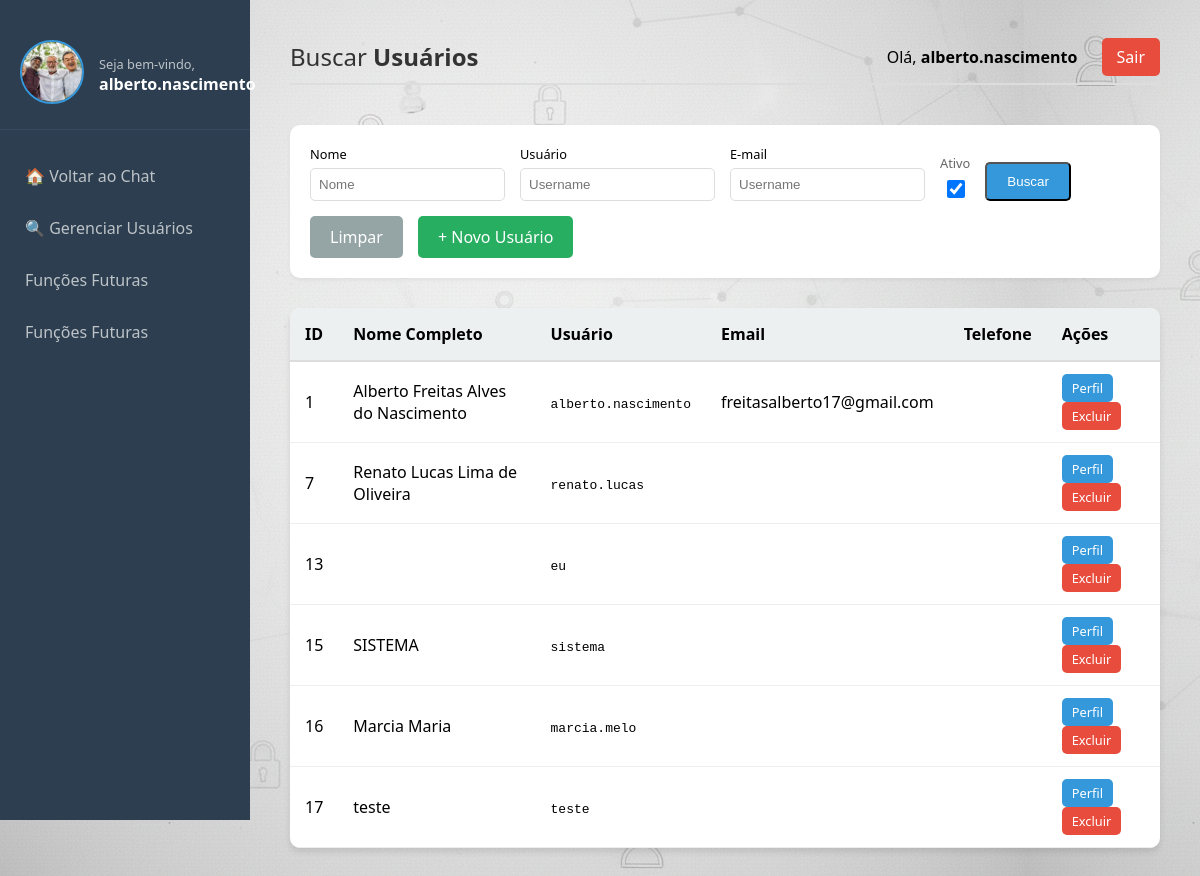
The page /twoway/pages/search_users/index.php (signed in) on the database as committed earlier.
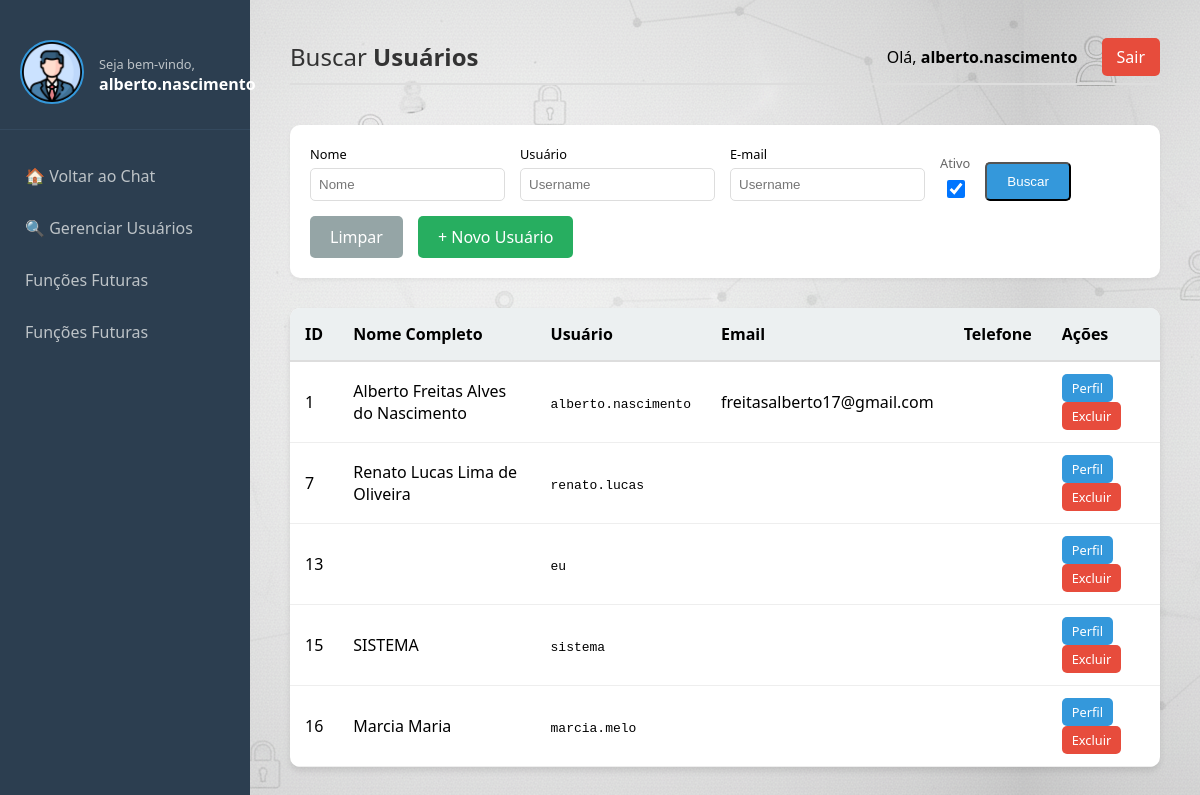
The same page on the database as committed later.
### tables this page shows
CREATE TABLE `usuarios` (
  `id` int(11) NOT NULL AUTO_INCREMENT,
  `nome_completo` varchar(255) NOT NULL,
  `username` varchar(50) NOT NULL,
  `email` varchar(100) DEFAULT NULL,
  `telefone` varchar(20) DEFAULT NULL,
  `password_hash` varchar(255) NOT NULL,
  `nivel_acesso` enum('admin','usuario') DEFAULT 'usuario',
  `status` tinyint(1) DEFAULT 1,
  `data_cadastro` timestamp NOT NULL DEFAULT current_timestamp(),
  `profile_pic` varchar(255) DEFAULT NULL,
  `usuario_criador` int(11) DEFAULT NULL,
  PRIMARY KEY (`id`),
  UNIQUE KEY `username` (`username`),
  UNIQUE KEY `email` (`email`),
  KEY `usuarios_usuarios_FK` (`usuario_criador`),
  CONSTRAINT `usuarios_usuarios_FK` FOREIGN KEY (`usuario_criador`) REFERENCES `usuarios` (`id`)
);

### twoway/pages/search_users/index.php (the view, shortened to what the changed rows need)
<?php
include '../../engine/config.php';
$user_id = $_SESSION['user_id'];
$query_user = "SELECT profile_pic FROM usuarios WHERE id = ?";
$stmt = $conn->prepare($query_user);
$stmt->bind_param("i", $user_id);
$stmt->execute();
$res_user = $stmt->get_result();
$usuario = $res_user->fetch_assoc();
$where = "WHERE 1=1";
$sql = "SELECT id, nome_completo, username, email, telefone FROM usuarios $where";
$result = $conn->query($sql);
?>
<!DOCTYPE html>
<html lang="pt-BR">
<head>
    <link rel="stylesheet" href="../../styles/search_users/styles.css">
    <link rel="stylesheet" href="../../styles/minimo.css">
</head>
<body>
    <div class="sidebar">
        <div class="profile clearfix">
                <div id="perfil-user">
                    <img src="../../<?php echo $usuario['profile_pic']; ?>">
                </div>
                <div class="profile_info">
                    <h2><?php echo $_SESSION['username']; ?></h2>
                </div>
        </div>
    </div>
    <div class="main-content">
        <div style="background: white; border-radius: 10px; box-shadow: 0 4px 6px rgba(0,0,0,0.1); overflow: hidden;">
            <table style="width: 100%; border-collapse: collapse;">
                <thead>
                    <tr style="background-color: #ecf0f1; border-bottom: 2px solid #ddd;">
                        <th style="padding: 15px; text-align: left;">ID</th>
                        <th style="padding: 15px; text-align: left;">Nome Completo</th>
                        <th style="padding: 15px; text-align: left;">Usuário</th>
                        <th style="padding: 15px; text-align: left;">Email</th>
                        <th style="padding: 15px; text-align: left;">Telefone</th>
                        <th style="padding: 15px; text-align: left;">Ações</th>
                    </tr>
                </thead>
                <tbody>
                    <?php if ($result && $result->num_rows > 0): ?>
                        <?php while($row = $result->fetch_assoc()): ?>
                            <tr style="border-bottom: 1px solid #eee;">
                                <td style="padding: 12px 15px;"><?php echo $row['id']; ?></td>
                                <td style="padding: 12px 15px;"><?php echo $row['nome_completo']; ?></td>
                                <td style="padding: 12px 15px;"><code><?php echo $row['username']; ?></code></td>
                                <td style="padding: 12px 15px;"><?php echo $row['email']; ?></td>
                                <td style="padding: 12px 15px;"><?php echo $row['telefone']; ?></td>
                                <td style="padding: 12px 15px;">
                                    <a href="../profile_user/index.php?id=<?php echo $row['id']; ?>" class="btn-acao" style="padding: 5px 10px; font-size: 0.8rem;">Perfil</a>
                                    <a href="../../engine/excluir.php?id=<?php echo $row['id']; ?>" class="btn-acao" style="padding: 5px 10px; font-size: 0.8rem; background-color: #e74c3c;" onclick="return confirm('Excluir este usuário?')">Excluir</a>
                                </td>
                            </tr>
                        <?php endwhile; ?>
                    <?php else: ?>
                        <tr>
                            <td colspan="5" style="padding: 30px; text-align: center; color: #999;">Nenhum usuário encontrado.</td>
                        </tr>
                    <?php endif; ?>
                </tbody>
            </table>
        </div>
    </div>
</body>
</html>

Rows that differ between the two databases and show on the page:
removed usuarios: id "17", nome_completo "teste", username "teste"
changed usuarios "Alberto Freitas Alves do Nascimento": profile_pic: a different picture
